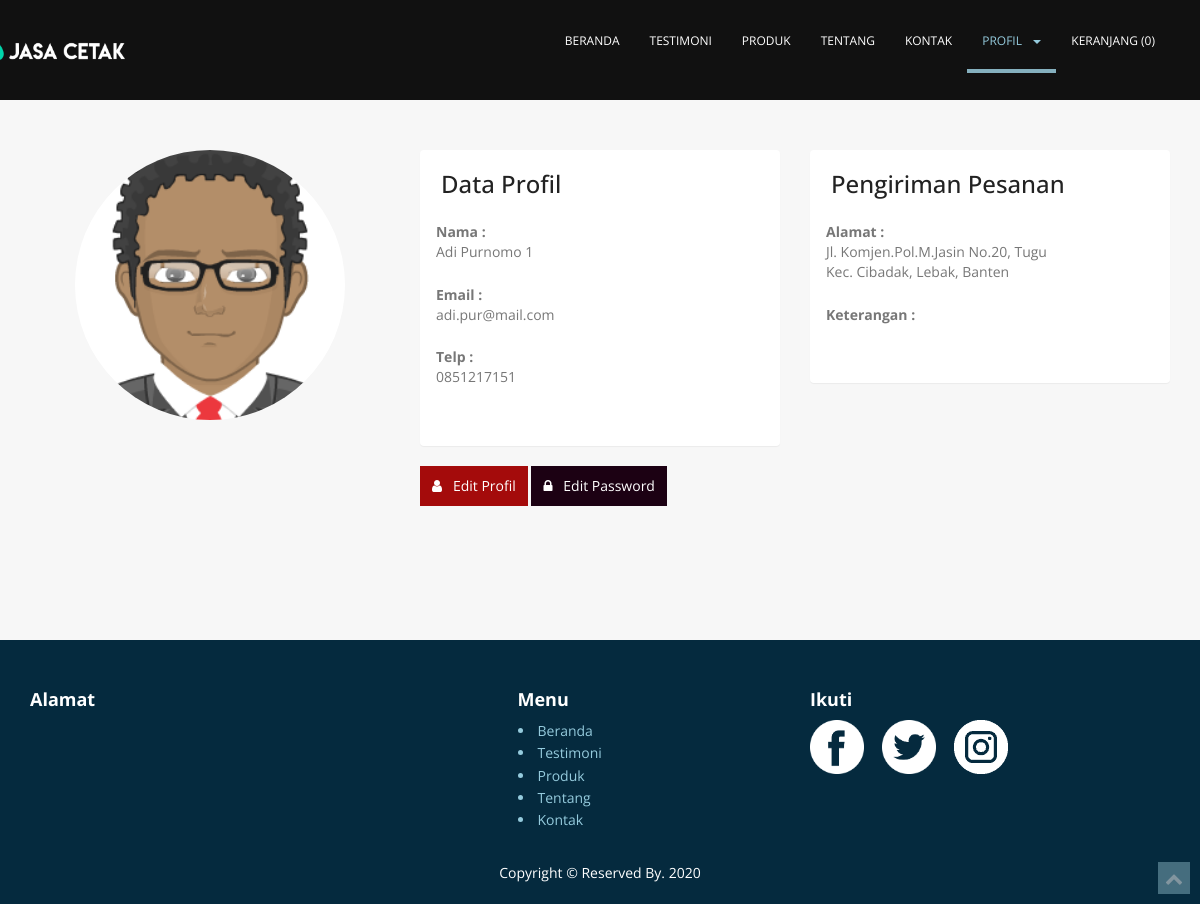
Page /index.php?page=profil (signed in) on the earlier database version.
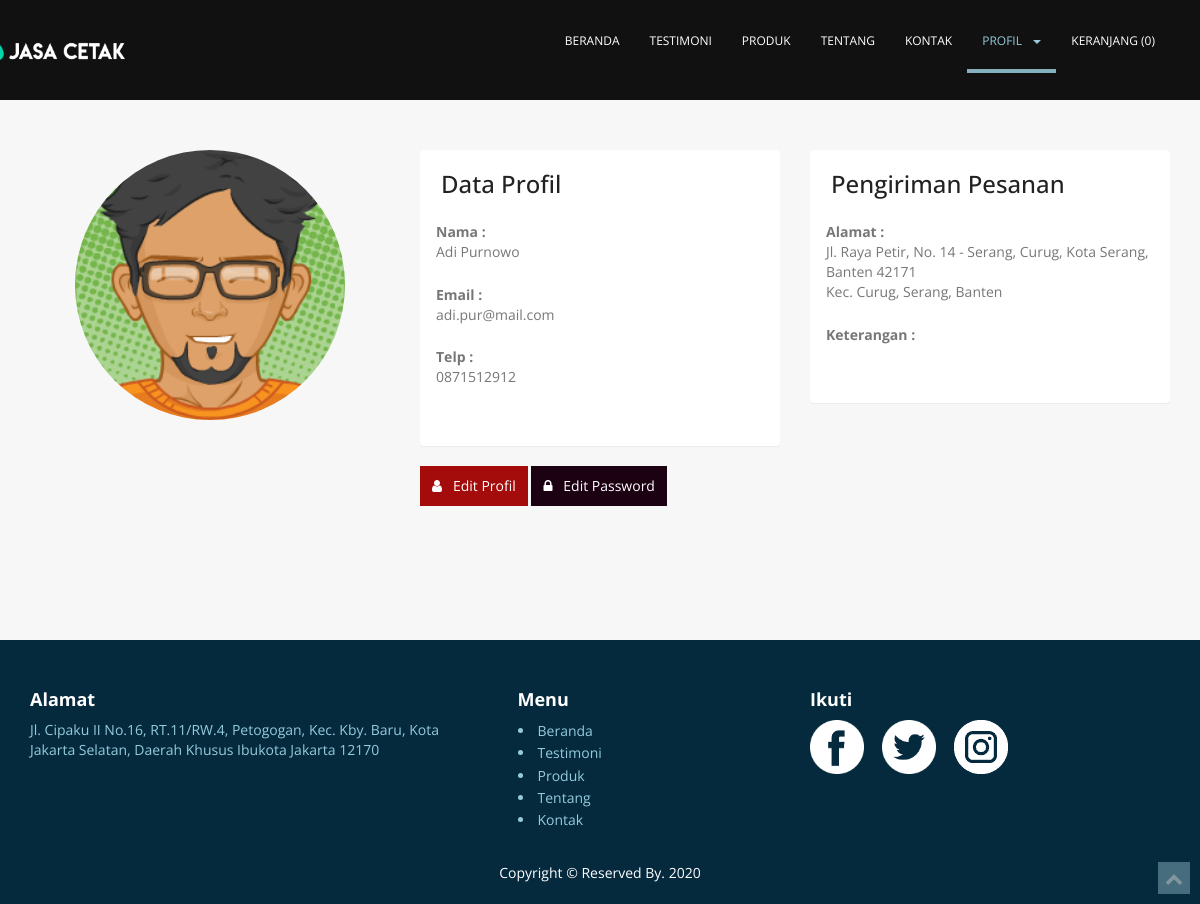
Same page on the later database version.
### tables this page shows
CREATE TABLE IF NOT EXISTS `user` (
  `id_user` int(11) NOT NULL,
  `nama` varchar(50) NOT NULL,
  `foto` varchar(100) NOT NULL DEFAULT 'no-foto.png',
  `email` varchar(50) NOT NULL,
  `telp` varchar(20) NOT NULL,
  `provinsi` varchar(100) NOT NULL,
  `kota` varchar(100) NOT NULL,
  `kecamatan` varchar(100) NOT NULL,
  `alamat` varchar(200) NOT NULL,
  `keterangan` varchar(200) NOT NULL,
  `password` varchar(255) NOT NULL
);

CREATE TABLE IF NOT EXISTS `info_toko` (
  `alamat` varchar(255) NOT NULL,
  `email` varchar(50) NOT NULL,
  `telp` varchar(20) NOT NULL,
  `fax` varchar(20) NOT NULL,
  `bank` varchar(20) NOT NULL,
  `atas_nama` varchar(50) NOT NULL,
  `rek` varchar(20) NOT NULL,
  `facebook` varchar(100) NOT NULL,
  `twitter` varchar(100) NOT NULL,
  `instagram` varchar(100) NOT NULL
);

### sistem/content.php (called while the page is built, shortened)
<?php
include_once 'koneksi.php';
$info = mysqli_fetch_assoc(mysqli_query($koneksi, "SELECT * FROM info_toko"));

### views/profil.php (the view, shortened to what the changed rows need)
<?php
    $query = mysqli_query($koneksi, "SELECT * FROM user WHERE id_user = '$_SESSION[id]'");
    $profil = mysqli_fetch_assoc($query);
?>
<section class="section" id="profil">
    <div class="container">
        <div class="row">
            <div class="col-md-4 text-center">
                <img src="assets/img/foto/<?= $profil['foto'] ?>" alt="" class="img-circle text-center" style="width: 75%">
            </div>
            <div class="col-md-8">
                <div class="row">
                    <div class="col-lg-6 col-sm-12">
                        <div class="panel">
                            <div class="panel-body">
                                <dl>
                                    <dt>Nama :</dt>
                                    <dd><?= $profil['nama'] ?></dd> <br>
                                    <dt>Email :</dt>
                                    <dd><?= $profil['email'] ?></dd> <br>
                                    <dt>Telp :</dt>
                                    <dd><?= $profil['telp'] ?></dd> <br>
                                </dl>
                            </div>
                        </div>
                    </div>
                    <div class="col-lg-6 col-sm-12">
                        <div class="panel">
                            <div class="panel-body">
                                <dl>
                                    <dt>Alamat :</dt>
                                    <dd>
                                        <?= $profil['alamat'] ?>
                                        <br>
                                        Kec. <?= $profil['kecamatan'] ?>, <?= $profil['kota'] ?>,  <?= $profil['provinsi'] ?>
                                    </dd> <br>
                                    <dt>Keterangan :</dt>
                                    <dd><?= $profil['keterangan'] ?></dd> <br>
                                </dl>
                            </div>
                        </div>
                    </div>
                </div>
            </div>
        </div>
    </div>
</section>

### index.php (shortened to what the changed rows need)
<?php include_once "sistem/content.php" ?>
<!DOCTYPE html>
<html>
<head>
  <link rel="stylesheet" href="assets/css/flexslider.css" type="text/css">
  <link rel="stylesheet" href="assets/css/bootstrap.min.css">
  <link rel="stylesheet" href="assets/css/style.css">
  <link rel="stylesheet" href="assets/css/skins/default.css">
</head>
<body>
  <div class="main-content">
    <?php include $page ?>
  </div>
  <section id="footer" class="section footer">
    <div class="container">
      <div class="row">
          <div class="col-md-5 col-sm-12">
              <div class="footer-content">
                  <address>
                    <?= $info['alamat'] ?>
                  </address>
              </div>
          </div>
      </div>
    </div>
  </section>
</body>
</html>

Differences in the rows shown:
changed user "adi.pur@mail.com": foto: a different picture; nama "Adi Purnomo 1" → "Adi Purnowo"; telp "0851217151" → "0871512912"; alamat "Jl. Komjen.Pol.M.Jasin No.20, Tugu" → "Jl. Raya Petir, No. 14 - Serang, Curug, Kota Serang, Banten 42171"; kecamatan "Cibadak" → "Curug"; kota "Lebak" → "Serang"
added info_toko: alamat "Jl. Cipaku II No.16, RT.11/RW.4, Petogogan, Kec. Kby. Baru, Kota Jakarta Selatan, Daerah Khusus Ibukota Jakarta 12170"
